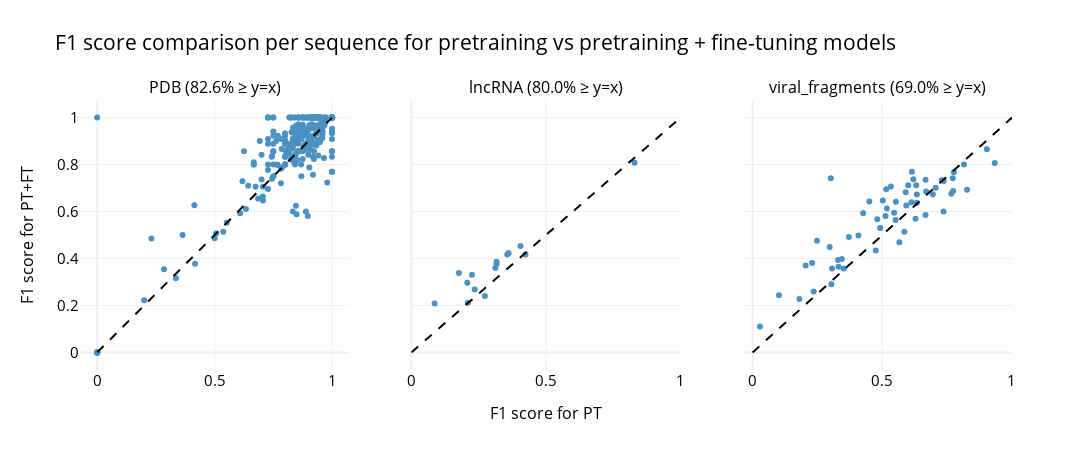

The notebook cell saved with this chart:
### Markdown cell above
## Scatter plot -> not gonna show that

### Code cell
from plotly.subplots import make_subplots

compare_f1 = data_comparison[data_comparison['model']=='PT'].merge(data_comparison[data_comparison['model']=='PT+FT'], on=['reference', 'sequence', 'dataset'], suffixes=('_PT', '_PT+FT'))[['dataset', 'f1_PT', 'f1_PT+FT']]
compare_f1['isBetter'] = compare_f1['f1_PT+FT'] >= compare_f1['f1_PT']

fig = make_subplots(rows=1, cols=3, shared_xaxes=True, shared_yaxes=True, 
                    subplot_titles=[ f'{dataset} ({100*compare_f1[compare_f1["dataset"]==dataset]["isBetter"].sum()/sum(compare_f1["dataset"]==dataset):.1f}% ≥ y=x)' for dataset in compare_f1['dataset'].unique()],
                    x_title='F1 score for PT', y_title='F1 score for PT+FT')

colors = px.colors.qualitative.D3
for i, dataset in enumerate(compare_f1['dataset'].unique()):

    data = data_comparison[data_comparison['dataset']==dataset]

    fig.add_trace(go.Scatter(x=data[data['model']=='PT']['f1'],
                        y=data[data['model']=='PT+FT']['f1'],
                        mode='markers', 
                        marker_color=colors[0], opacity=0.8, showlegend=False,
                        name=dataset), row=1, col=i+1)
    fig.add_trace(go.Scatter(x=[0, 1], y=[0, 1], mode='lines', line_color='black', line_dash='dash', showlegend=False), row=1, col=i+1)


fig.update_yaxes(
    scaleanchor="x",
    scaleratio=1,
  )

fig.update_layout(width=1200, height=450, template='plotly_white', font_size=15, font_color='black',
                  title='F1 score comparison per sequence for pretraining vs pretraining + fine-tuning models')
fig.show()

### Figure 1 — Plotly figure (JSON) as saved in the notebook; plotly's stock layout.template omitted (floating-point values rounded to 4 significant figures; data arrays with more than 128 entries replaced by an {"elided": "..."} marker saying what was removed)
{"data": [{"marker": {"color": "#1F77B4"}, "mode": "markers", "name": "PDB", "opacity": 0.8, "showlegend": false, "type": "scatter", "x": {"elided": "356 float values"}, "xaxis": "x", "y": {"elided": "356 float values"}, "yaxis": "y"}, {"line": {"color": "black", "dash": "dash"}, "mode": "lines", "showlegend": false, "type": "scatter", "x": [0, 1], "xaxis": "x", "y": [0, 1], "yaxis": "y"}, {"marker": {"color": "#1F77B4"}, "mode": "markers", "name": "lncRNA", "opacity": 0.8, "showlegend": false, "type": "scatter", "x": [0.2097, 0.08621, 0.2353, 0.8288, 0.3163, 0.3165, 0.3118, 0.3611, 0.3562, 0.4053, 0.2252, 0.2079, 0.1766, 0.273, 0.4236], "xaxis": "x2", "y": [0.2119, 0.2083, 0.2677, 0.8074, 0.3761, 0.3866, 0.359, 0.4228, 0.4168, 0.4534, 0.3311, 0.2964, 0.3383, 0.2399, 0.4165], "yaxis": "y2"}, {"line": {"color": "black", "dash": "dash"}, "mode": "lines", "showlegend": false, "type": "scatter", "x": [0, 1], "xaxis": "x2", "y": [0, 1], "yaxis": "y2"}, {"marker": {"color": "#1F77B4"}, "mode": "markers", "name": "viral_fragments", "opacity": 0.8, "showlegend": false, "type": "scatter", "x": [0.7059, 0.6308, 0.5904, 0.6947, 0.9333, 0.6279, 0.6332, 0.7717, 0.7662, 0.6196, 0.6, 0.5333, 0.502, 0.6691, 0.5455, 0.4262, 0.6667, 0.8267, 0.45, 0.6331, 0.3014, 0.7731, 0.7761, 0.9032, 0.6143, 0.612, 0.585, 0.5926, 0.8148, 0.5152, 0.7294, 0.5176, 0.7368, 0.1802, 0.3294, 0.1014, 0.5657, 0.2482, 0.4805, 0.3312, 0.4749, 0.7358, 0.4917, 0.5522, 0.3438, 0.3037, 0.3511, 0.306, 0.02827, 0.2294, 0.2044, 0.297, 0.5512, 0.2353, 0.5123, 0.3713, 0.4079, 0.6667], "xaxis": "x3", "y": [0.7013, 0.7114, 0.6818, 0.6731, 0.8065, 0.5687, 0.6371, 0.7413, 0.6757, 0.7379, 0.712, 0.7068, 0.6474, 0.6857, 0.595, 0.5921, 0.7349, 0.6923, 0.6429, 0.6729, 0.7414, 0.6875, 0.7671, 0.8657, 0.7692, 0.639, 0.5134, 0.6259, 0.8, 0.6944, 0.7333, 0.6126, 0.7302, 0.2279, 0.3932, 0.2434, 0.4691, 0.4756, 0.5668, 0.3646, 0.4337, 0.6, 0.5296, 0.6414, 0.3983, 0.2899, 0.3574, 0.3578, 0.1105, 0.381, 0.3697, 0.4493, 0.5634, 0.2598, 0.5806, 0.4917, 0.4975, 0.5854], "yaxis": "y3"}, {"line": {"color": "black", "dash": "dash"}, "mode": "lines", "showlegend": false, "type": "scatter", "x": [0, 1], "xaxis": "x3", "y": [0, 1], "yaxis": "y3"}], "layout": {"annotations": [{"font": {"size": 16}, "showarrow": false, "text": "PDB (82.6% ≥ y=x)", "x": 0.1444, "xanchor": "center", "xref": "paper", "y": 1, "yanchor": "bottom", "yref": "paper"}, {"font": {"size": 16}, "showarrow": false, "text": "lncRNA (80.0% ≥ y=x)", "x": 0.5, "xanchor": "center", "xref": "paper", "y": 1, "yanchor": "bottom", "yref": "paper"}, {"font": {"size": 16}, "showarrow": false, "text": "viral_fragments (69.0% ≥ y=x)", "x": 0.8556, "xanchor": "center", "xref": "paper", "y": 1, "yanchor": "bottom", "yref": "paper"}, {"font": {"size": 16}, "showarrow": false, "text": "F1 score for PT", "x": 0.5, "xanchor": "center", "xref": "paper", "y": 0, "yanchor": "top", "yref": "paper", "yshift": -30}, {"font": {"size": 16}, "showarrow": false, "text": "F1 score for PT+FT", "textangle": -90, "x": 0, "xanchor": "right", "xref": "paper", "xshift": -40, "y": 0.5, "yanchor": "middle", "yref": "paper"}], "font": {"color": "black", "size": 15}, "height": 450, "title": {"text": "F1 score comparison per sequence for pretraining vs pretraining + fine-tuning models"}, "width": 1200, "xaxis": {"anchor": "y", "domain": [0, 0.2889]}, "xaxis2": {"anchor": "y2", "domain": [0.3556, 0.6444]}, "xaxis3": {"anchor": "y3", "domain": [0.7111, 1]}, "yaxis": {"anchor": "x", "domain": [0, 1], "scaleanchor": "x", "scaleratio": 1}, "yaxis2": {"anchor": "x2", "domain": [0, 1], "matches": "y", "scaleanchor": "x", "scaleratio": 1, "showticklabels": false}, "yaxis3": {"anchor": "x3", "domain": [0, 1], "matches": "y", "scaleanchor": "x", "scaleratio": 1, "showticklabels": false}}}
